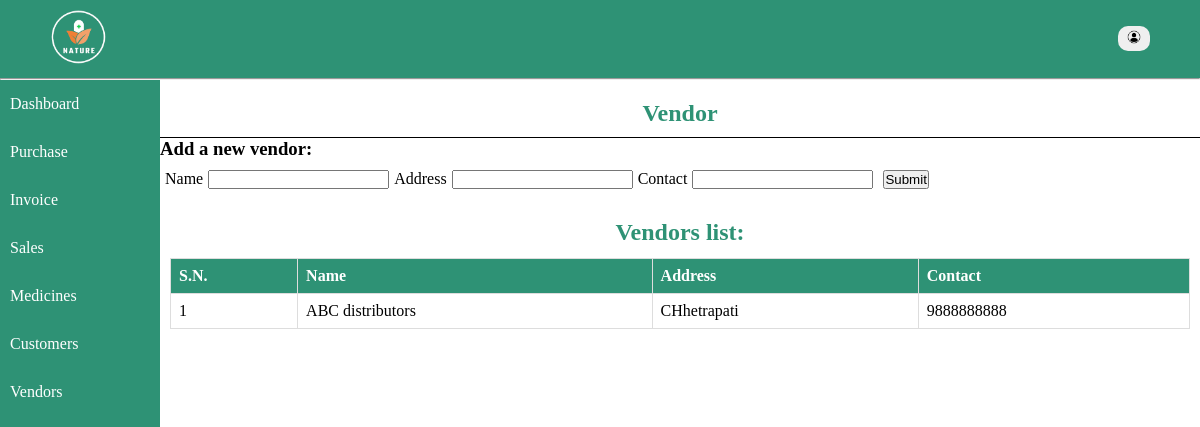
The app's page /home/vendor.php, older data.
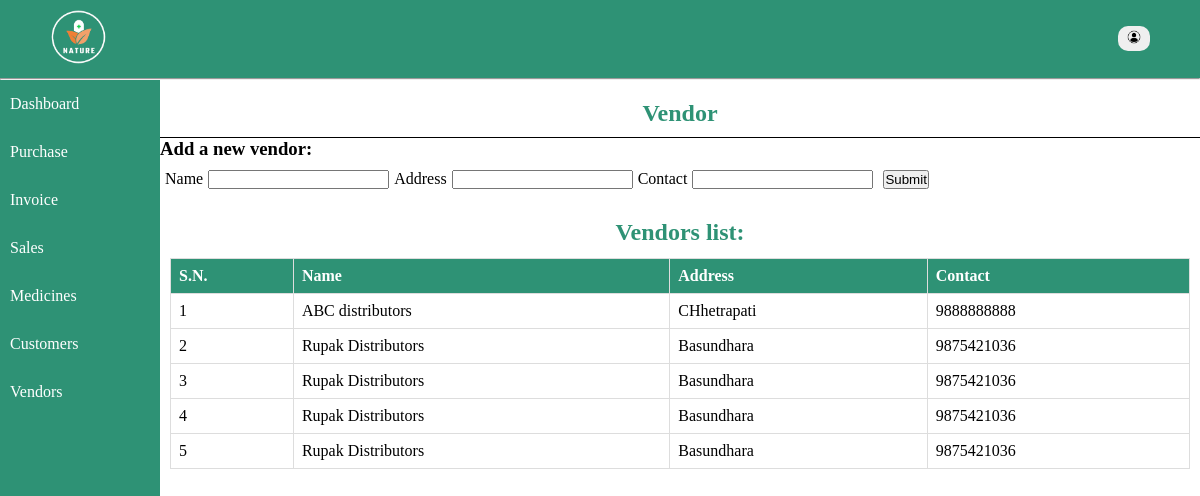
The same page, newer data.
### tables this page shows
CREATE TABLE `vendor` (
  `id` int(11) NOT NULL,
  `name` varchar(128) NOT NULL,
  `address` varchar(128) NOT NULL,
  `contact` varchar(128) NOT NULL
);

### includes/database.php (called while the page is built, shortened)
<?php
    function select($conn, $arg) {
        $sql = "select * from $arg";
        $result = mysqli_query($conn, $sql);
        return $records = mysqli_fetch_all($result, MYSQLI_ASSOC);
    }
?>

### home/vendor.php (the view, shortened to what this page needs)
<?php
include '../includes/database.php';
$records = select($conn, 'vendor');
?>
<!DOCTYPE html>
<html lang="en">
<head>
    <link rel="stylesheet" href="../styles/style.css">
</head>
<body>
<div class="container">
<?php include '../includes/nav.php'; ?>
<div class="main">
<?php include '../includes/menu.php'; ?>
    <div class="content-wrapper">
        <div class="entries">
            <h2>Vendor</h2>
            <h3>Add a new vendor:</h3>
            <form action="" method="post">
            <label for="name">Name</label>
            <input type="text" name="name" id="name">
            <label for="address">Address</label>
            <input type="text" name="address" id="address">
            <label for="contact">Contact</label>
            <input type="text" name="contact" id="contact">
            <input type="submit" name="submit" value="Submit">
        </form>
        </div>
        <div class="records">
        <h2>Vendors list:</h2>
        <table class="table">
            <tr>
                <th>S.N.</th>
                <th>Name</th>
                <th>Address</th>
                <th>Contact</th>
            </tr>
            <?php if(!empty($records)): ?>
                <?php foreach($records as $key => $record): ?>
                    <tr>
                    <td><?= $key+1; ?></td>
                    <td><?= $record['name']; ?></td>
                    <td><?= $record['address']; ?></td>
                    <td><?= $record['contact']; ?></td>
                </tr>
                <?php endforeach; ?>
                <?php endif; ?>
        </table>
        </div>
    </div>
    </div>
</body>
</html>

Row changes from the older to the newer data that the page shows:
added vendor: name "Rupak Distributors", address "Basundhara", contact "9875421036"
added vendor: name "Rupak Distributors", address "Basundhara", contact "9875421036"
added vendor: name "Rupak Distributors", address "Basundhara", contact "9875421036"
added vendor: name "Rupak Distributors", address "Basundhara", contact "9875421036"
